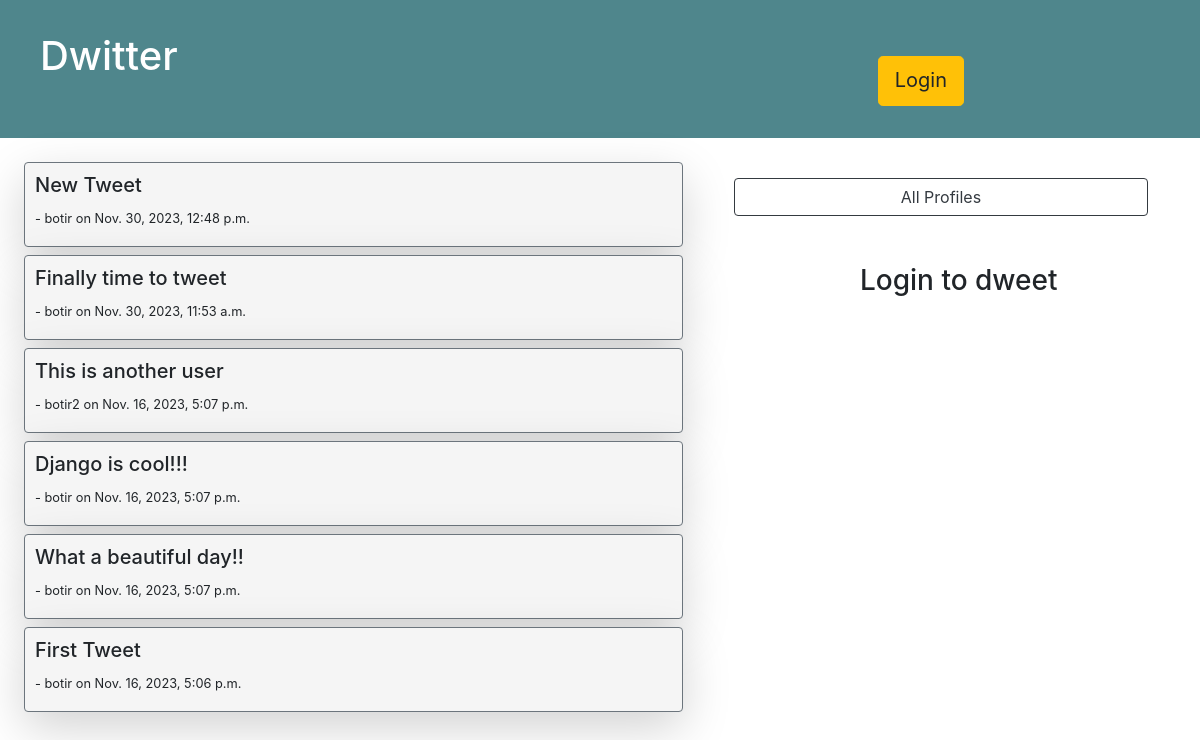
Page /dwitter/ on the committed database.
### app/models.py (models this page shows, shortened)
class Dweet(models.Model):
    author = models.ForeignKey(User, on_delete=models.CASCADE)
    body = models.TextField(default='')
    created_on = models.DateTimeField(auto_now_add=True)

### app/views.py (the view, shortened to what this page needs)
# urls.py: path('dwitter/', index, name='index'),
def index(request):
    form = DweetForm(request.POST or None)
    dweets = Dweet.objects.all().order_by('-created_on')[:7]
    return render(request, 'app/index.html', {'dweets': dweets, 'form': form})

### app/templates/app/index.html (shortened to what this page needs)
<!doctype html>
{% load static %}
<html lang="en">
<head>
    <link rel="stylesheet" href="https://stackpath.bootstrapcdn.com/bootstrap/4.4.1/css/bootstrap.min.css">
</head>
<body>
    <div class="navbar navbar-expand-lg navbar-dark bg-dark mb-3">
        <div class="row m-4">
                <a href="{% url 'index' %}" style="text-decoration: none;">
                <h1 style="color: #fff;">Dwitter</h1>
                {% if request.user.is_authenticated %}
                <a href="{% url 'log_out' %}" style="margin-left: 800px;" class="btn btn-warning btn-lg pt-2">Logout</a>
                {% else %}
                <a href="{% url 'log_in' %}" class="btn btn-warning btn-lg mt-4" style="margin-left: 700px;height: 50px;margin-top: 10px;">Login</a>
                {% endif %}
            </a>
        </div>
    </div>
{% block content %}
<div class="row">
    <div class="col-lg-7">
        {% for dweet in dweets %}
            <div class="dweet mt-2 border border-secondary ml-4 shadow-lg">
                    <h5>{{dweet.body}}</h5>
                    <p><small>- {{dweet.author}} on {{dweet.created_on}}</small></p>
            </div>
        {% endfor %}
    </div>
    <div class="col-lg-5">
        <a href="{% url 'all_profiles' %}" class="btn btn-outline-dark text-lg-center mt-4 ml-3" style="width: 86%;">All Profiles</a>
        {% if request.user.is_authenticated %}
            <h2 class="mt-lg-5 text-center">Add a Dweet</h2>
    <div class="form-text">
        <form method="post"  style="width: 100%;">
            {% csrf_token %}
            {{ form.as_p }}
            <input type="submit" class="btn btn mt-2  bbb" name="" id="" value="Dweet">
        </form>
    </div>
        {% else %}
        <h3 class="mt-lg-5 text-center ">Login to dweet</h3>
        {% endif %}
    </div>
</div>
{% endblock %}
</body>
</html>

### app/templates/app/index.html (style rules this page uses)
body { margin: 0; padding: 0; }
.bg-dark { background-color: #4f868c!important; }
.dweet { border-radius: 4px; background-color: whitesmoke; padding: 10px 10px 1px 10px; margin: 5px; }

### rows in the picture
Dweet: body "New Tweet", author "botir", created_on "Nov. 30, 2023, 12:48 p.m."
Dweet: body "Finally time to tweet", author "botir", created_on "Nov. 30, 2023, 11:53 a.m."
Dweet: body "This is another user", author "botir2", created_on "Nov. 16, 2023, 5:07 p.m."
Dweet: body "Django is cool!!!", author "botir", created_on "Nov. 16, 2023, 5:07 p.m."
Dweet: body "What a beautiful day!!", author "botir", created_on "Nov. 16, 2023, 5:07 p.m."
Dweet: body "First Tweet", author "botir", created_on "Nov. 16, 2023, 5:06 p.m."
